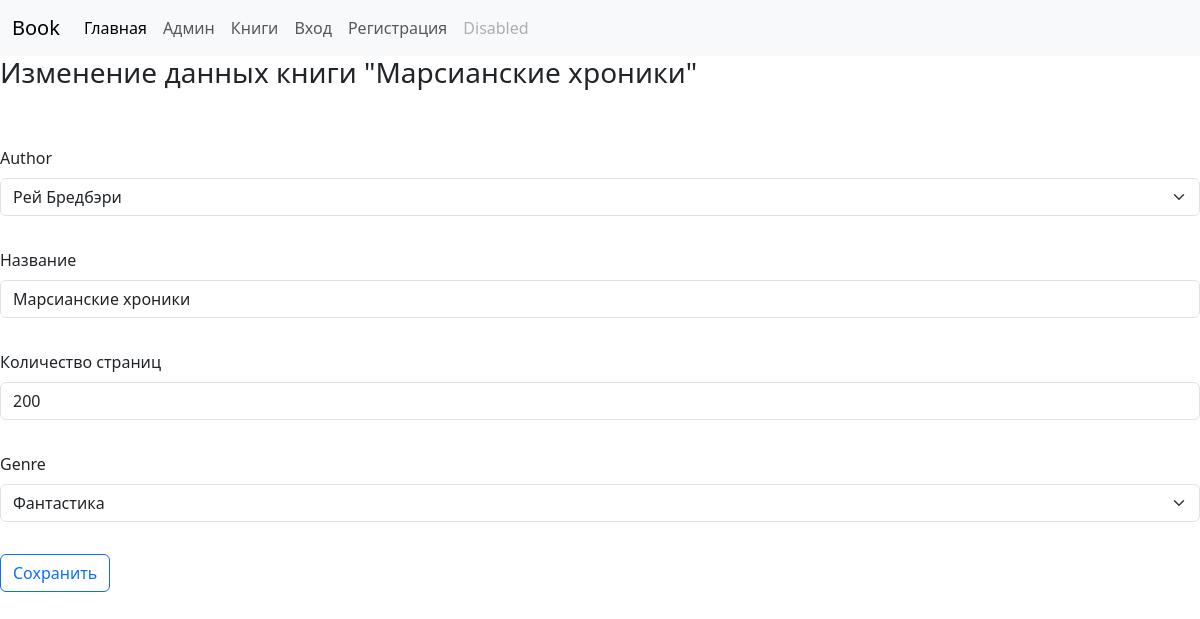
/books/5/update/, run on the app's committed database.
### core/models.py (models this page shows)
class Book(models.Model):
    author = models.ForeignKey('core.Author', on_delete=models.CASCADE, null=True, blank=True, related_name='books')
    name = models.CharField('Название', max_length=128)
    pages = models.IntegerField('Количество страниц', blank=True, null=True)
    genre = models.ForeignKey('core.Genre', on_delete=models.CASCADE, null=True, blank=True, related_name='books')
    class Meta:
        ordering = ['pages']
        verbose_name = 'Книга'
        verbose_name_plural = 'Книги'
    def __str__(self):
        return self.name

class Author(models.Model):
    name = models.CharField('Имя', max_length=128)
    def __str__(self):
        return self.name

class Genre(models.Model):
    name = models.CharField('Жанр', max_length=128)
    def __str__(self):
        return self.name

### core/views.py (the view, shortened to what this page needs)
# urls.py: path('books/<int:pk>/update/', core.views.BookUpdate.as_view(), name='book_update'),
class BookUpdate(TitleMixin, UpdateView):
    model = core.models.Book
    form_class = core.forms.BookEdit
    def get_title(self):
        return f'Изменение данных книги "{str(self.get_object())}"'

### core/forms.py
class BookEdit(forms.ModelForm):
    class Meta:
        model = core.models.Book
        fields = '__all__'

### core/views.py (called while the page is built)
    def get_context_data(self, **kwargs):
        context = super().get_context_data()
        context['title'] = self.get_title()
        return context

### core/templates/core/book_form.html
{% extends 'core/index.html' %}
{% load bootstrap5 %}
{% block content %}
<form class="row g-3" method="post" style="margin-top: 10px">{% csrf_token %}
    {% bootstrap_form form layout='horizontal' %}
    <div class="col-auto">
        <button type="submit" class="btn btn-outline-primary mb-3">Сохранить</button>
    </div>
</form>
{% endblock %}

### data on the page
Book: author "Рей Бредбэри", pages "200", genre "Фантастика"
Author: name "Марсианские хроники"

### other printed values
{{ title }} "Изменение данных книги \"Марсианские хроники\""
